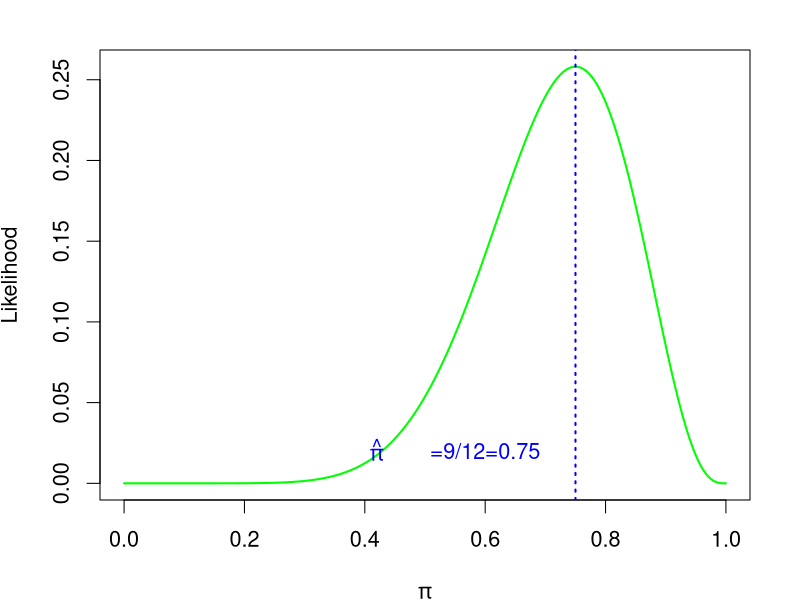
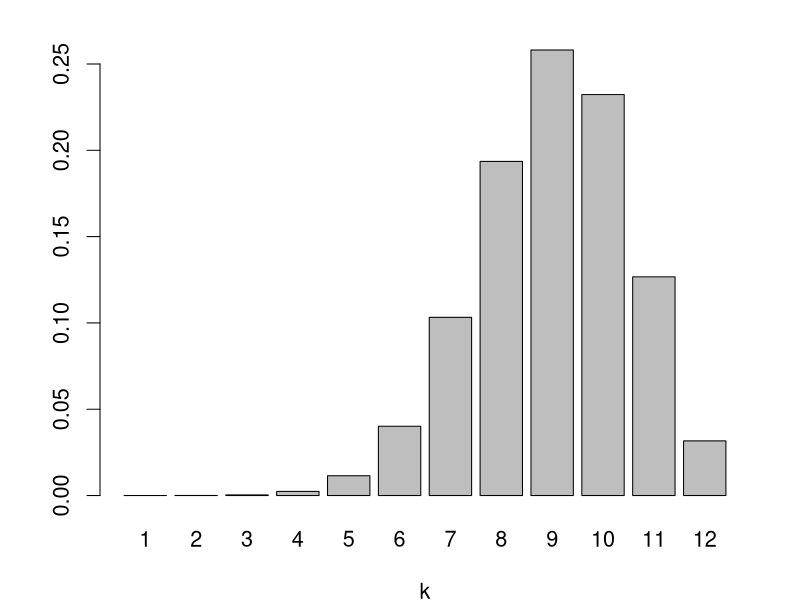
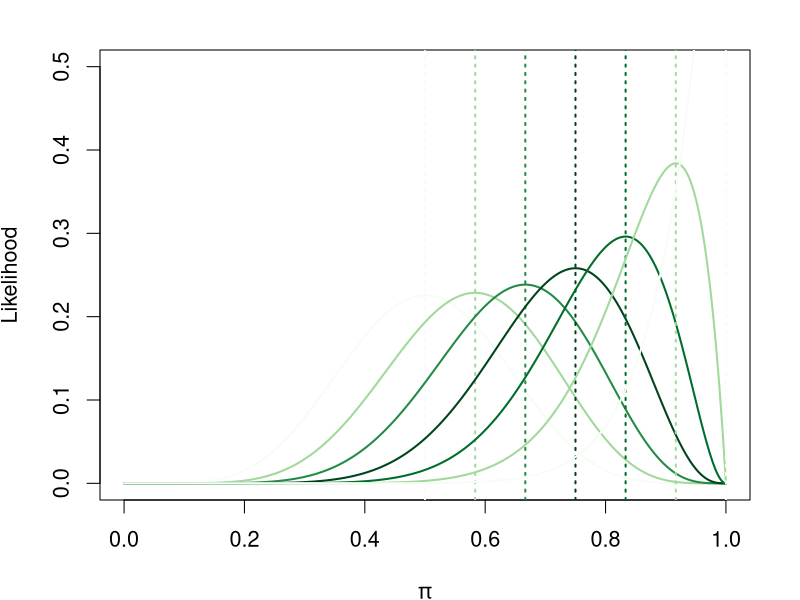
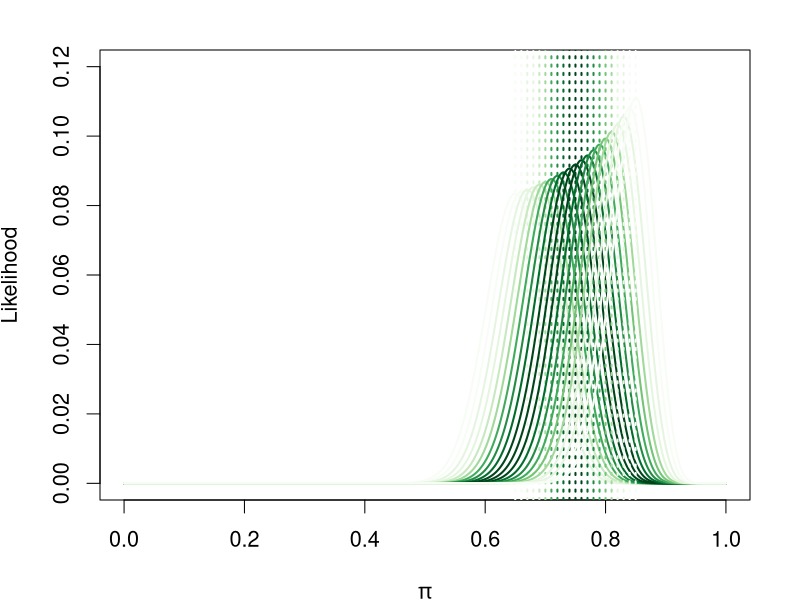
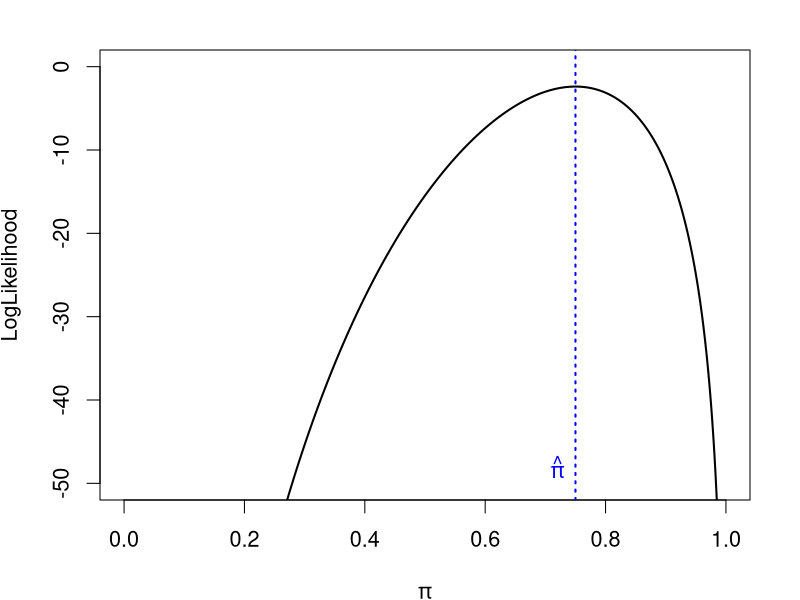
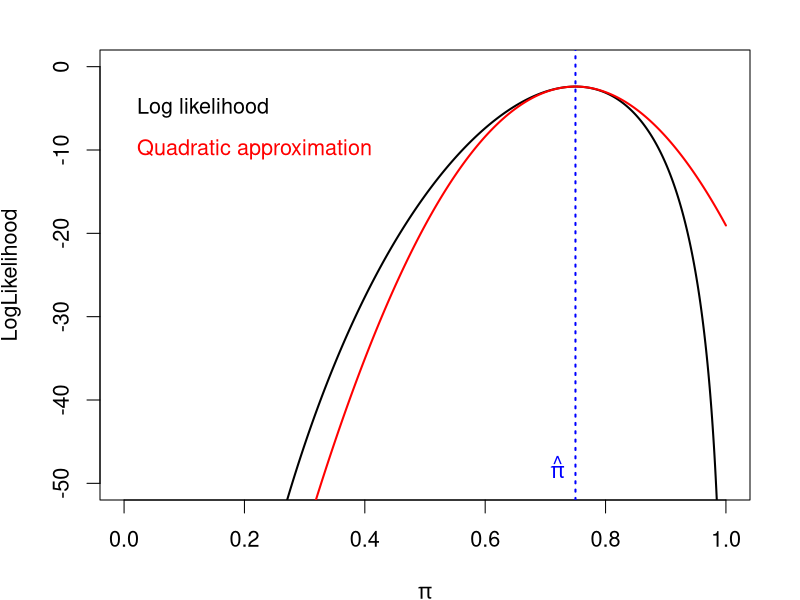
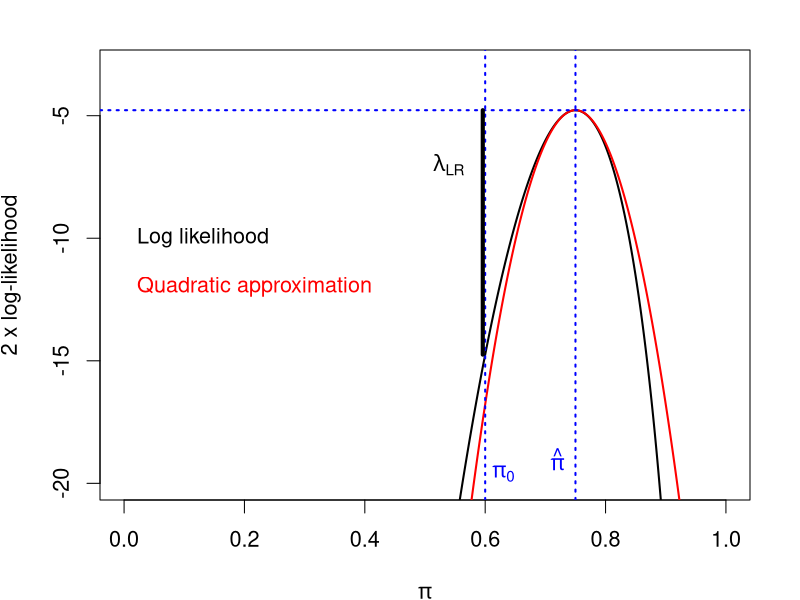
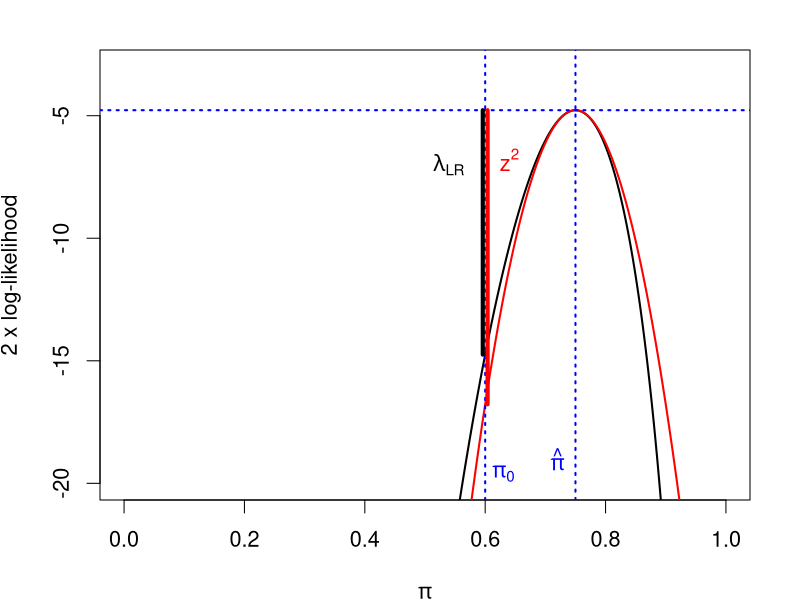

Here is the R script that generated these plots, in order:
## ---- chunk 1
library(tidyverse)
library(broom)
library(ggplot2)
library(knitr)
library(RColorBrewer)
library(generics)
## ---- chunk 2
#| echo: false
#| eval: true
#| fig-align: "center"
L<-function(p){
  choose(12,9)*p^9*(1-p)^(3)
  }
p<-seq(0,1,0.001)
Likelihood<-L(p)
par(cex=1.3, mai=c(1,1,.5,.5))
plot(p,Likelihood, type="l", col="green", xlab=expression(paste(pi)), lwd=2)
abline(v=9/12, lty=3, col="blue", lwd=2)
text(0.42, 0.021, expression(hat(pi)), col="blue")
text(0.60, 0.02, "=9/12=0.75",  col="blue")
## ---- chunk 3
#| echo: false
#| eval: true
#| fig-align: "center"
rf<-dbinom(1:12,12, prob=0.75)
par(cex=1.3, mai=c(1,1,.5,.5))
barplot(rf, xlab="k", names.arg=1:12)
## ---- chunk 4
#| echo: false
#| eval: true
#| fig-align: "center"
Lgen<-function(k,n,p){
  choose(n,k)*p^k*(1-p)^(n-k)
}
n<-12
p<-seq(0,1,0.001)
rf<-dbinom(1:n,n, prob=0.75)
rf_max<-max(rf)
k<-1
Likelihood<-Lgen(k,n,p)
mypallete<-brewer.pal(9,"Greens")
par(cex=1.3, mai=c(1,1,.5,.5))
plot(p,Likelihood, type="l", col=mypallete[round(rf[k]*100)], xlab=expression(paste(pi)), lwd=2, ylim=c(0,0.5))
for (k in 1:n) {
  Likelihood<-Lgen(k,n,p)
  lines(p,Likelihood, type="l", col=mypallete[round(rf[k]/rf_max*9)], lwd=2)
  abline(v=k/n, lty=3, col=mypallete[round(rf[k]/rf_max*9)], lwd=2)
}

## ---- chunk 5
#| echo: false
#| eval: true
#| fig-align: "center"
Lgen<-function(k,n,p){
  choose(n,k)*p^k*(1-p)^(n-k)
}
n<-100
p<-seq(0,1,0.001)
rf<-dbinom(1:n,n, prob=0.75)
rf_max<-max(rf)
k<-1
Likelihood<-Lgen(k,n,p)
mypallete<-brewer.pal(9,"Greens")
par(cex=1.3, mai=c(1,1,.5,.5))
plot(p,Likelihood, type="l", col=mypallete[round(rf[k]*100)], xlab=expression(paste(pi)), lwd=2, ylim=c(0,0.12))
for (k in 1:n) {
  Likelihood<-Lgen(k,n,p)
  lines(p,Likelihood, type="l", col=mypallete[round(rf[k]/rf_max*9)], lwd=2)
  abline(v=k/n, lty=3, col=mypallete[round(rf[k]/rf_max*9)], lwd=2)
}

## ---- chunk 6
#| echo: false
#| eval: true
#| fig-align: "center"
Lgen<-function(k,n,p){
  choose(n,k)*p^k*(1-p)^(n-k)
}
n<-100
k<-75
p<-seq(0,1,0.001)
p0<-0.75
LogLikelihood<-log(Lgen(k,n,p))
approx<--0.5*n/(p0*(1-p0))*(p-p0)^2+max(LogLikelihood)
par(cex=1.3, mai=c(1,1,.5,.5))
plot(p,LogLikelihood, type="l", col="black", xlab=expression(paste(pi)), lwd=2, ylim=c(-50,0))
abline(v=k/n, lty=3, col="blue", lwd=2)
text(k/n-0.03, -48, expression(hat(pi)), col="blue")
## ---- chunk 7
#| echo: false
#| eval: true
#| fig-align: "center"
Lgen<-function(k,n,p){
  choose(n,k)*p^k*(1-p)^(n-k)
}
n<-100
k<-75
p<-seq(0,1,0.001)
p0<-0.75
LogLikelihood<-log(Lgen(k,n,p))
approx<--0.5*n/(p0*(1-p0))*(p-p0)^2+max(LogLikelihood)
par(cex=1.3, mai=c(1,1,.5,.5))
plot(p,LogLikelihood, type="l", col="black", xlab=expression(paste(pi)), lwd=2, ylim=c(-50,0))
lines(p,approx, type="l", col="red", lwd=2)
abline(v=k/n, lty=3, col="blue", lwd=2)
text(k/n-0.03, -48, expression(hat(pi)), col="blue")
text(0, -5, "Log likelihood", col="black", pos=4)
text(0, -10, "Quadratic approximation", col="red", pos=4)

## ---- chunk 8
#| echo: false
#| eval: true
#| fig-align: "center"
Lgen<-function(k,n,p){
  choose(n,k)*p^k*(1-p)^(n-k)
}
n<-100
k<-75
p<-seq(0,1,0.001)
p0<-0.75
ph0<-0.6
LogLikelihood<-log(Lgen(k,n,p))
lmax<-max(LogLikelihood)
approx<--0.5*n/(p0*(1-p0))*(p-p0)^2+lmax
par(cex=1.3, mai=c(1,1,.5,.5))
plot(p,2*LogLikelihood, type="l", col="black", xlab=expression(pi), ylab="2 x log-likelihood", lwd=2, ylim=c(-20,-3))
lines(p,2*approx, type="l", col="red", lwd=2)
abline(v=k/n, lty=3, col="blue", lwd=2)
text(k/n-0.03, -19, expression(hat(pi)), col="blue")
abline(h=2*lmax, lty=3, col="blue", lwd=2)
abline(v=0.6, lty=3, col="blue", lwd=2)
text(0.6+0.03, -19.6, expression(pi[0]), col="blue")
lines(ph0-c(0.004,0.004),c(2*lmax,2*log(Lgen(k,n,0.6))), col="black", lwd=4)
#lines(ph0+c(0.004,0.004),c(2*lmax,-n/(p0*(1-p0))*(ph0-p0)^2+2*lmax), col="red", lwd=4)
text(ph0-0.06, -7, expression(lambda[LR]), col="black")
#text(ph0+0.04, -6.8, expression(z^2), col="red")
text(0, -10, "Log likelihood", col="black", pos=4)
text(0, -12, "Quadratic approximation", col="red", pos=4)

## ---- chunk 9
#| echo: false
#| eval: true
#| fig-align: "center"
Lgen<-function(k,n,p){
  choose(n,k)*p^k*(1-p)^(n-k)
}
n<-100
k<-75
p<-seq(0,1,0.001)
p0<-0.75
ph0<-0.6
LogLikelihood<-log(Lgen(k,n,p))
lmax<-max(LogLikelihood)
approx<--0.5*n/(p0*(1-p0))*(p-p0)^2+lmax
par(cex=1.3, mai=c(1,1,.5,.5))
plot(p,2*LogLikelihood, type="l", col="black", xlab=expression(pi), ylab="2 x log-likelihood", lwd=2, ylim=c(-20,-3))
lines(p,2*approx, type="l", col="red", lwd=2)
abline(v=k/n, lty=3, col="blue", lwd=2)
text(k/n-0.03, -19, expression(hat(pi)), col="blue")
abline(h=2*lmax, lty=3, col="blue", lwd=2)
abline(v=0.6, lty=3, col="blue", lwd=2)
text(0.6+0.03, -19.6, expression(pi[0]), col="blue")
lines(ph0-c(0.004,0.004),c(2*lmax,2*log(Lgen(k,n,0.6))), col="black", lwd=4)
lines(ph0+c(0.004,0.004),c(2*lmax,-n/(p0*(1-p0))*(ph0-p0)^2+2*lmax), col="red", lwd=4)
text(ph0-0.06, -7, expression(lambda[LR]), col="black")
text(ph0+0.04, -6.8, expression(z^2), col="red")
## ---- chunk 10
#| echo: false
#| eval: true
dat <- read.csv("data/onch1302.csv", sep=";")
dat <- dat |> dplyr::select(mf, agegrp, area) |>
  mutate(mf = factor(mf, levels=c(0, 1), labels=c("No", "Yes")),
         agegrp = factor(agegrp, levels=c(0, 1, 2, 3), labels=c("5–9", "10–19", "20–39", "40+")), 
         area = factor(area, levels=c(0, 1), labels=c("Savannah", "Rainforest")))

dat$area<-relevel(dat$area, "Savannah")
## ---- chunk 11
#| echo: true
#| eval: true
mod<-glm(mf~area + agegrp, data=dat, family=binomial(link="logit"))
summary(mod)
## ---- chunk 12
#| echo: true
#| eval: true
tidy(mod)
glance(mod)
## ---- chunk 13
#| echo: true
#| eval: true
output<-tidy(mod)
2*pnorm(-abs(output$estimate[2]/output$std.error[2]))
## ---- chunk 14
#| echo: true
#| eval: true
out<-unlist(glance(mod))
out
(lambda <- unname(out["null.deviance"]-out["deviance"]))
(df <-  unname(out["df.null"]-out["df.residual"]))
(P <- pchisq(lambda, df, lower.tail = FALSE))
## ---- chunk 15
#| echo: true
#| eval: true
mod<-glm(mf~area + agegrp, data=dat, family=binomial(link="logit"))
mod_0<-glm(mf~1, data=dat, family=binomial(link="logit"))
lrt <- anova(mod_0, mod, test="LRT")
lrt
# Exact p-value
lrt[["Pr(>Chi)"]]

## ---- chunk 16
#| echo: true
#| eval: true
mod_int<-glm(mf~area*agegrp, data=dat, family=binomial(link="logit"))
summary(mod_int)
## ---- chunk 17
#| echo: true
#| eval: true
anova(mod, mod_int, test="LRT")
## ---- chunk 18
#| echo: false
#| eval: true
# read in dataset
dat<-read.csv("data/data_caerphilly_full.csv", sep = ";")

# make factors out of character variables
dat<- dat |> dplyr::select(mi, socclass, diabetes, smoking, cursmoke, fibrin, totchol, hdlchol, bpsyst, bpdias, bmi) |>
  mutate(mi = factor(mi, levels=c(0, 1), labels=c("No", "Yes")),
                    socclass = factor(socclass, levels=c("I", "II", "IIINM", "IIIM", "IV", "V")), 
                    diabetes=factor(diabetes, levels=c("No/uncertain", "Yes")), 
                    smoking=factor(smoking, levels=c("Never smoked", " Ex>5 years", "Ex 1-4 years" ,"<15 per day", ">15 per day")),
                    cursmoke = factor(cursmoke, levels=c("No", "Yes")))
  

head(dat)

## ---- chunk 19
#| echo: false
#| eval: true
varname <- c()
pval <- c()
vars<-c("socclass", "diabetes",  "smoking", "cursmoke","fibrin", "totchol", "hdlchol", "bpsyst", "bpdias", "bmi" )

for (var in vars) {
  formula <- paste("mi ~", var )
  model<-glm(formula, data=dat, family=binomial(link="logit"))
  pval <- c(pval, anova(model, test="Chisq")[["Pr(>Chi)"]][2])
}
tab <- data.frame(vars,pval, pval<=0.20)
names(tab) <- c("Variable", "P-value LR-test", "Include (p<=0.2)")
kable(tab, digits=6)
## ---- chunk 20
#| echo: true
#| eval: true
# Full model
mod_f<-glm(mi ~ socclass + diabetes + cursmoke + smoking + fibrin + totchol + hdlchol + bpsyst + bpdias + bmi, data=dat, family=binomial(link="logit"))
glance(mod_f)

## ---- chunk 21
#| echo: true
#| eval: true
# Restricted model
mod_r<-glm(mi ~ diabetes + smoking + fibrin + totchol + hdlchol +  bpdias , data=dat, 
           family=binomial(link="logit"))
anova(mod_f, mod_r, test="Chisq")
glance(mod_r)

## ---- chunk 22
#| echo: false
#| eval: true
set.seed(123457)
n <- 500
sim<-data.frame(x=rnorm(n))
sim$xs <- sim$x^2
sim$logit <- -1.5+ 0.3*sim$x + 0.3* sim$xs
sim$odds <- exp(sim$logit)
sim$prob <- sim$odds/(1+sim$odds)
sim$y <- as.integer(runif(n)<=sim$prob)

# define a factor variable representing quintils of x
quint <- quantile(sim$x, seq(0,1,0.20))
sim$x_q <- cut(sim$x, quint, include.lowest = TRUE)
# a numeric variable representing means within quintiles
qmed <- tapply(sim$x, sim$x_q, median)
sim$x_qm <- qmed[sim$x_q]
# run regressions
temp1<-glm(y ~ x_qm , data=sim, family=binomial(link="logit"))
temp2<-glm(y ~ x_q  , data=sim, family=binomial(link="logit"))
new <- unique(sim[,c("x_q","x_qm")])
new$fit1<-predict(temp1, newdata=new)
new$fit1_p<-predict(temp1, newdata=new)
new$fit2<-predict(temp2, newdata=new)


# Plots logit scale
ggplot(data=new, aes(x=x_qm)) +
  geom_vline(xintercept = quint, linetype="dotted",  color = "blue") +
  geom_line(aes(y=fit1), col="red") +
  geom_line(aes(y=fit2), color="blue") +
  xlab("x") + ylab("logit") +
  geom_text(data = NULL, x = -3.5, y = -.65, label = "Linear on quintile medians", color="red", size = 5, hjust="left" ) +
  geom_text(data = NULL, x = -3.5, y = -.55, label = "Unrestricted on quintiles", color="blue", size = 5, hjust="left") +
  theme_minimal() +
  theme(text = element_text(size = 20)) 

## ---- chunk 23
#| echo: false
#| eval: true
# fibrin
# define a factor variable representing quintils of fibrin
quint <- quantile(dat$fibrin, seq(0,1,0.2))
dat$fibrin_q <- cut(dat$fibrin, quint, include.lowest = TRUE)
# a numeric variable representing means within quintiles
qmed <- tapply(dat$fibrin, dat$fibrin_q, median)
dat$fibrin_qm <- qmed[dat$fibrin_q]
# run regressions
temp<-glm(mi ~ diabetes + smoking + fibrin + totchol + hdlchol +  bpdias , data=dat, family=binomial(link="logit"))
temp1<-glm(mi ~ diabetes + smoking + fibrin_qm+ totchol + hdlchol +  bpdias , data=dat, family=binomial(link="logit"))
temp2<-glm(mi ~ diabetes + smoking + fibrin_q + totchol + hdlchol +  bpdias , data=dat, family=binomial(link="logit"))
# anova(temp1, temp2, test="Chisq") # We can keep the restriction and assume linearity
new <- dat[1,] |> dplyr::select(diabetes, smoking, totchol,hdlchol, bpdias)
new <- cbind(new, fibrin_q=levels(dat$fibrin_q), fibrin_qm=qmed)
new$fit1<-predict(temp1, newdata=new)
new$fit2<-predict(temp2, newdata=new)
# Plots logit scale
ggplot(data=new, aes(x=fibrin_qm)) +
  geom_vline(xintercept = quint, linetype="dotted",  color = "blue") +
  geom_line(aes(y=fit1), color="red") +
  geom_line(aes(y=fit2), col="blue") +
  xlab("fibrin") + ylab("logit") +
    geom_text(data = NULL, x = 5, y = -1.55, label = "Linear on quintile medians", color="red", size = 5, hjust="left" ) +
  geom_text(data = NULL, x = 5, y = -1.45, label = "Unrestricted on quintiles", color="blue", size = 5, hjust="left") +
  theme_minimal() +
  theme(text = element_text(size = 20))

## ---- chunk 24
#| echo: false
#| eval: true
# linear model
temp3<-glm(y ~ x , data=sim, family=binomial(link="logit"))
sim$fit3<-temp3$fitted.values

# probability scale
ggplot(data=sim, aes(x, y))+
  geom_point(alpha = 1/10) + 
  geom_smooth(method="loess", color="blue", se=TRUE) + 
  geom_line(aes(y=fit3, x=x), color="red") +
  xlab("x") + ylab("probability") +
  geom_text(data = NULL, x = -3.5, y = .7, label = "Prediction based linear logit", color="red", size = 5, hjust="left" ) +
  geom_text(data = NULL, x = -3.5, y = .8, label = "LOESS of outcome", color="blue", size = 5, hjust="left") +
  theme_minimal() +
  theme(text = element_text(size = 20)) 
## ---- chunk 25
#| echo: false
#| eval: true
# probability scale
dat$fit <- temp$fitted.values
dat$mi_n <- as.numeric(dat$mi=="Yes")
ggplot(data=dat, aes(x=fibrin, y=mi_n))+
  geom_point(alpha = 1/10) + 
  geom_smooth(method="loess", se=TRUE) + 
#  geom_line(data=new, aes(y=fit, x=fibrin), color="red") +
  geom_smooth(aes(y=fit), method="loess",  color="red", se=FALSE) +
  xlab("fibrin") + ylab("probability") +
  geom_text(data = NULL, x = 1, y = .7, label = "LOESS of predictions based on linear logits", color="red", size = 5, hjust="left" ) +
  geom_text(data = NULL, x = 1, y = .8, label = "LOESS of outcome", color="blue",  size = 5, hjust="left") +
    theme_minimal() +
  theme(text = element_text(size = 20)) 
## ---- chunk 26
#| echo: false
#| eval: true
tidy(mod_r)
glance(mod_r)
## ---- chunk 27
#| echo: false
#| eval: true
mod_fin<-glm(mi ~ diabetes + smoking + totchol + fibrin + hdlchol +  bpdias , data=dat, family=binomial(link="logit"))
mod_fin_int<-glm(mi ~ diabetes + smoking * totchol + fibrin + hdlchol +  bpdias , data=dat, family=binomial(link="logit"))
anova(mod_fin, mod_fin_int, test="Chisq") # -> exclude interaction
